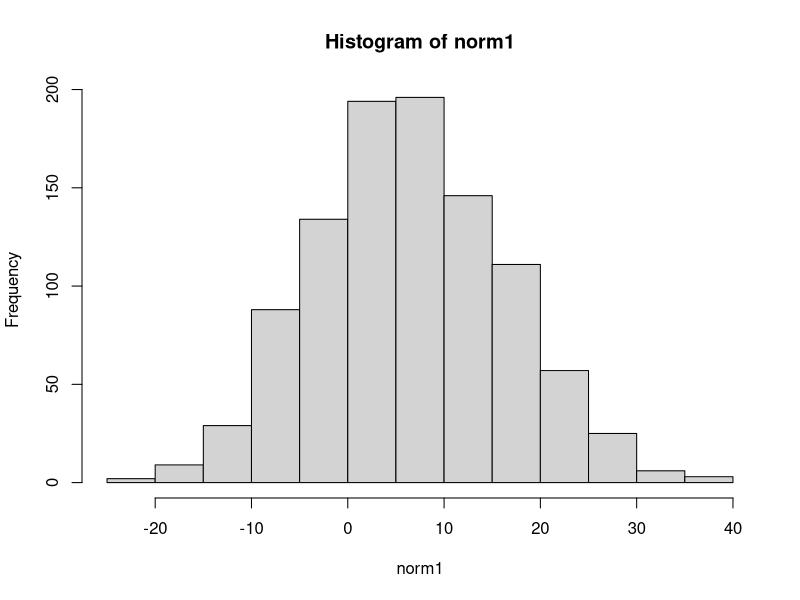
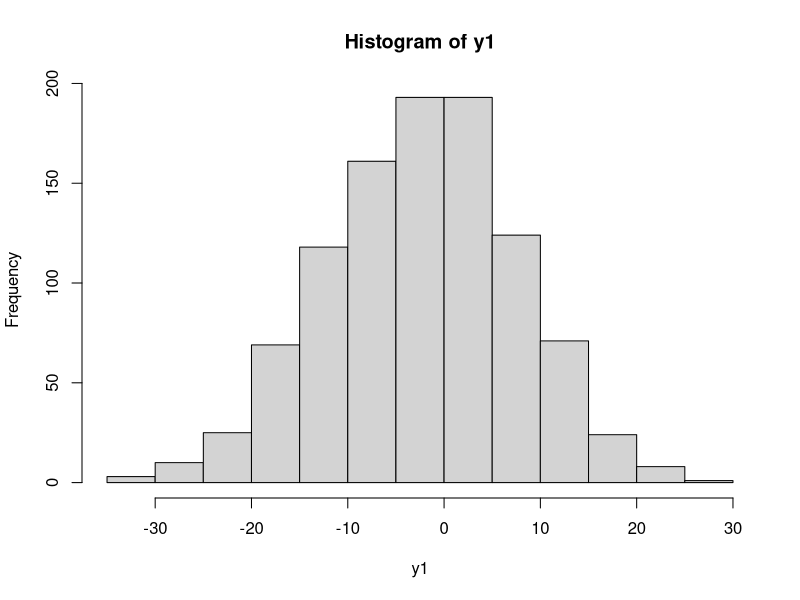
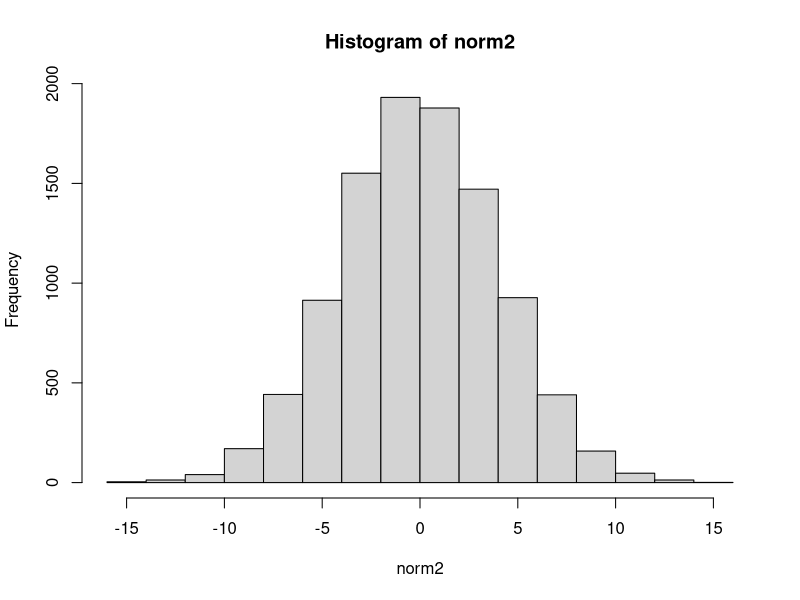
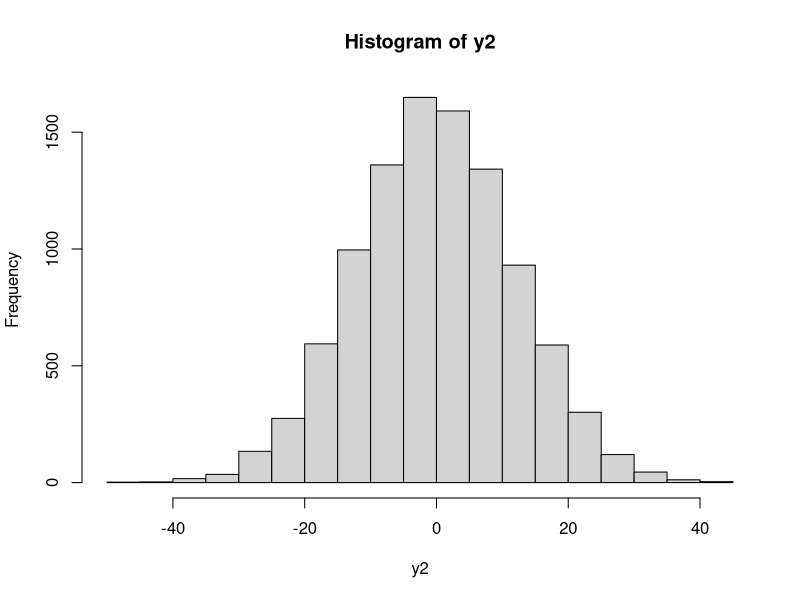
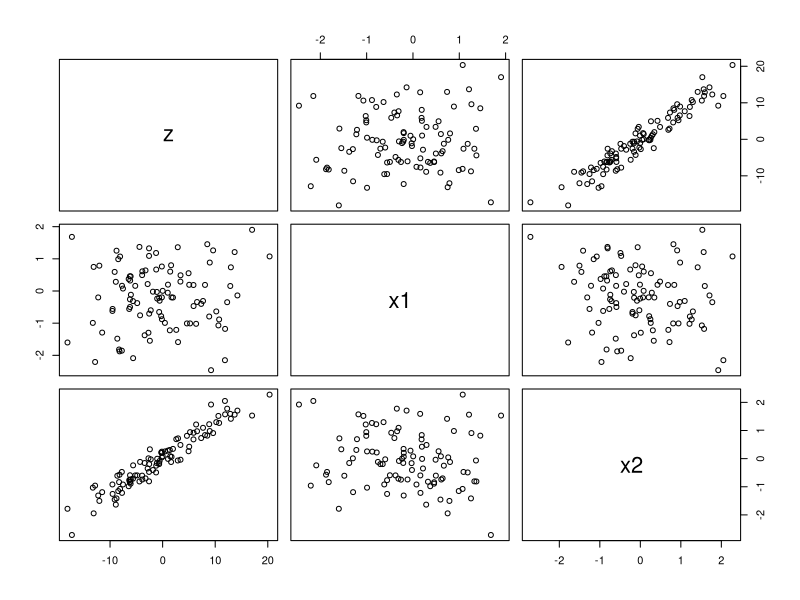

The R script that drew these images, in order:
## ---- chunk 1
# Random draws from a normal distribution
norm1 <- rnorm(1000, 6, 10)
# Constant
a <- 4
# Transformation
y1 <- a - norm1
## ---- chunk 2
mean(norm1)
## ---- chunk 3
sd(norm1)
## ---- chunk 4
var(norm1)
## ---- chunk 5
mean(y1)
## ---- chunk 6
sd(y1)
## ---- chunk 7
var(y1)
## ---- chunk 8
hist(norm1)
## ---- chunk 9
hist(y1)
## ---- chunk 10
lm(y1~norm1)
## ---- chunk 11
# Sample distribution 2
norm2 <- rnorm(10000, 0, 4)
b <- 3

y2 <- b*norm2
## ---- chunk 12
mean(norm2)
## ---- chunk 13
sd(norm2)
## ---- chunk 14
var(norm2)
## ---- chunk 15
mean(y2)
## ---- chunk 16
sd(y2)
## ---- chunk 17
var(y2)
## ---- chunk 18
hist(norm2)
## ---- chunk 19
hist(y2)
## ---- chunk 20
lm(y2~norm2)
## ---- chunk 21
# Sample distribution 3
norm3  <- rnorm(1500, 0, 5)
a <- 4
b <- 3

y3 <- a + b*norm3
## ---- chunk 22
lm(y3~norm3)
## ---- chunk 23
# Sample from 2 normal distributions
x1 <- rnorm(100)
x2 <- rnorm(100)

# Construct constants
beta0 <- 0
beta1 <- 2
beta2 <- 8

# Construct equation
z <- beta0 + beta1*x1 + beta2*x2 + rnorm(100)
## ---- chunk 24
lm(z ~ x1 + x2 + rnorm(100))
## ---- chunk 25
# Build a matrix from above
mat <- cbind(z, x1, x2)
## ---- chunk 26
# Examine plots
pairs(mat)
